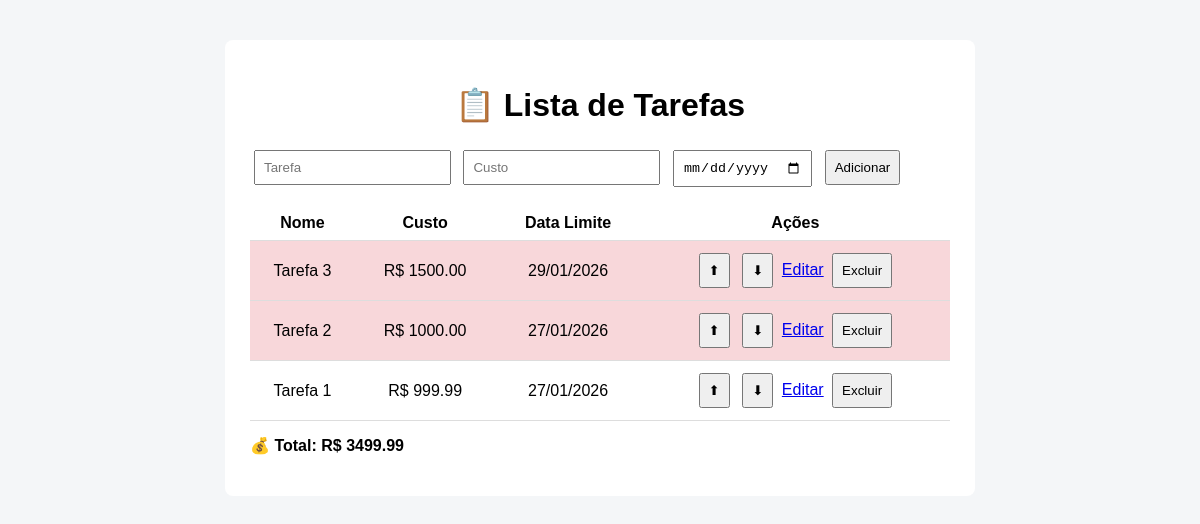
Before: / with the older database file.
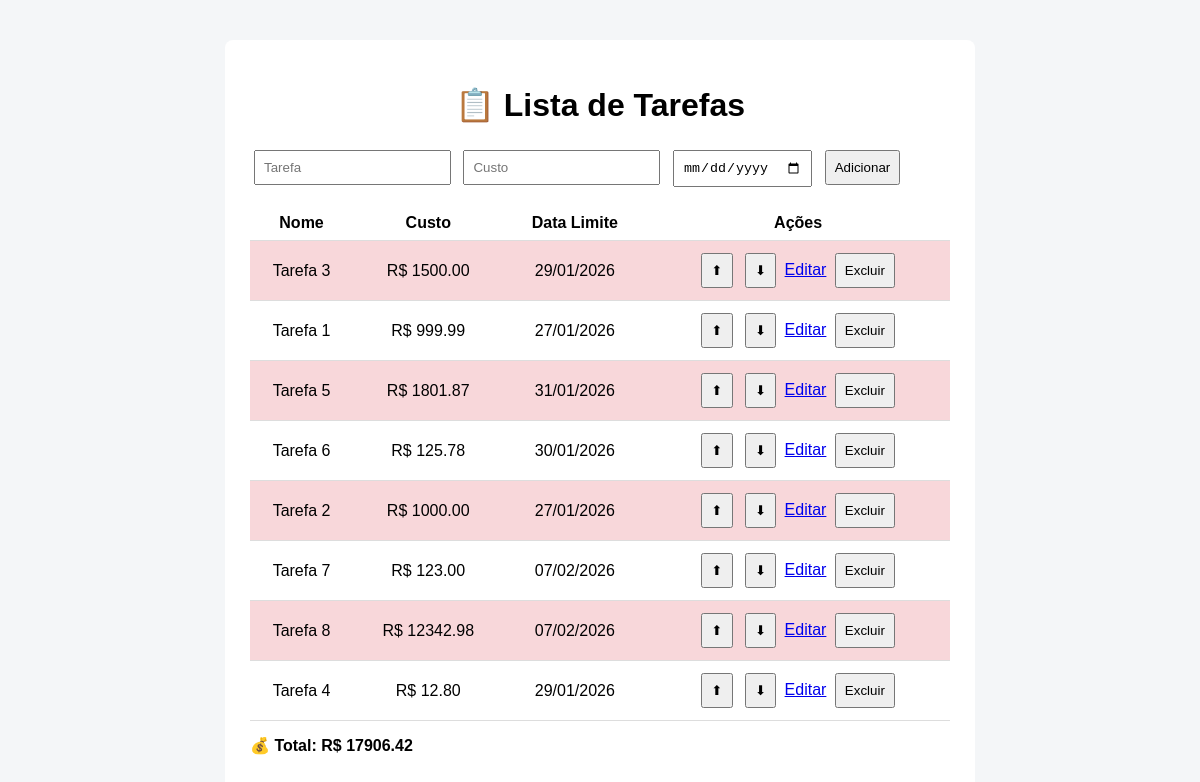
After: the same page with the newer database file.
### tables this page shows
CREATE TABLE tarefas (
            id INTEGER PRIMARY KEY AUTOINCREMENT,
            nome TEXT NOT NULL UNIQUE,
            custo REAL NOT NULL CHECK (custo >= 0),
            data_limite TEXT NOT NULL,
            ordem INTEGER NOT NULL UNIQUE
        );

### app.py (the view)
@app.route('/')
def index():
    with get_db_connection() as conn:
        tarefas = conn.execute(
            'SELECT * FROM tarefas ORDER BY ordem'
        ).fetchall()
        total = conn.execute(
            'SELECT COALESCE(SUM(custo), 0) FROM tarefas'
        ).fetchone()[0]
    return render_template(
        'index.html',
        tarefas=tarefas,
        total=total
    )

### app.py (called while the page is built)
def get_db_connection():
    conn = sqlite3.connect(
        DATABASE,
        timeout=10,
        check_same_thread=False
    )
    conn.row_factory = sqlite3.Row
    return conn

### templates/index.html (shortened to what this page needs)
<!DOCTYPE html>
<html lang="pt-br">
<head>
</head>
<body>
<div class="container">
<h1>📋 Lista de Tarefas</h1>
<form action="{{ url_for('incluir') }}" method="post">
    <input type="text" name="nome" placeholder="Tarefa">
    <input type="number" step="0.01" name="custo" placeholder="Custo">
    <input type="date" name="data_limite">
    <button type="submit">Adicionar</button>
</form>
<table>
    <tr>
        <th>Nome</th>
        <th>Custo</th>
        <th>Data Limite</th>
        <th>Ações</th>
    </tr>
    {% if tarefas %}
        {% for tarefa in tarefas %}
        <tr {% if tarefa.custo >= 1000 %} style="background-color: #f8d7da;" {% endif %}>
            <td>{{ tarefa.nome }}</td>
            <td>R$ {{ "%.2f"|format(tarefa.custo) }}</td>
            <td>{{ tarefa.data_limite[8:10] }}/{{ tarefa.data_limite[5:7] }}/{{ tarefa.data_limite[0:4] }}</td>
            <td class="acoes">
                <form action="{{ url_for('subir', id=tarefa.id) }}" method="post">
                    <button>⬆</button>
                </form>
                <form action="{{ url_for('descer', id=tarefa.id) }}" method="post">
                    <button>⬇</button>
                </form>
                <a href="{{ url_for('editar', id=tarefa.id) }}">Editar</a>
                <form action="{{ url_for('excluir', id=tarefa.id) }}" method="post"
                      onsubmit="return confirm('Deseja excluir?');">
                    <button>Excluir</button>
                </form>
            </td>
        </tr>
        {% endfor %}
    {% else %}
        <tr>
            <td colspan="4">Nenhuma tarefa cadastrada.</td>
        </tr>
    {% endif %}
</table>
<p class="total">💰 Total: R$ {{ "%.2f"|format(total) }}</p>
</div>
</body>
</html>

### templates/index.html (style rules this page uses)
body { font-family: Arial, sans-serif; background: #f4f6f8; }
.container { width: 700px; margin: 40px auto; background: #fff; padding: 25px; border-radius: 8px; }
h1 { text-align: center; }
form input, form button { padding: 8px; margin: 4px; }
table { width: 100%; border-collapse: collapse; margin-top: 15px; }
th, td { border-bottom: 1px solid #ddd; padding: 8px; text-align: center; }
.acoes form { display: inline; }
.total { margin-top: 15px; font-weight: bold; }

Changed rows visible on the page:
changed tarefas "Tarefa 1": moves up the list
added tarefas: nome "Tarefa 5", custo "1801.87", data_limite "31", data_limite "01", data_limite "2026"
added tarefas: nome "Tarefa 6", custo "125.78", data_limite "30", data_limite "01", data_limite "2026"
added tarefas: nome "Tarefa 7", custo "123.00", data_limite "07", data_limite "02", data_limite "2026"
added tarefas: nome "Tarefa 8", custo "12342.98", data_limite "07", data_limite "02", data_limite "2026"
added tarefas: nome "Tarefa 4", custo "12.80", data_limite "29", data_limite "01", data_limite "2026"
Other visible differences:
{{ "%.2f"|format(total) }}: "3499.99" → "17906.42"
